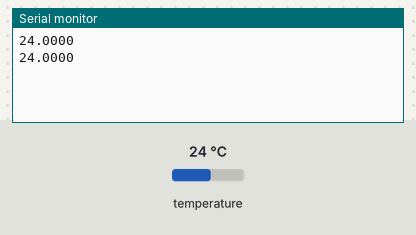
This sketch was run on a simulated Arduino Uno, built with avr-gcc and run on an emulated ATmega328P. Parts: the last lines printed to the serial monitor. The test bench sets the inputs (shaded band); at power-on: temperature 24 °C.

Above: at 1.8 s.
1.9 s: temperature set to 12 °C
At 2.8 s:
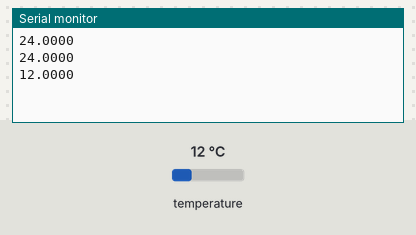
3.4 s: temperature set to 19 °C
At 4.6 s:
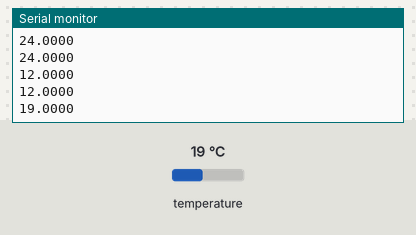
Timing chart, 0 to 6.4 s (numbered marks = the images above; inputs shaded):
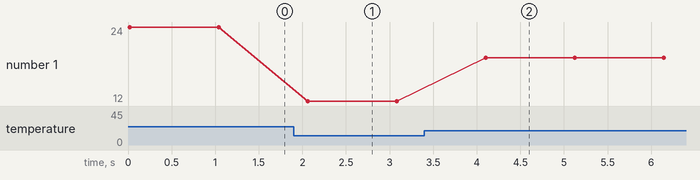

The sketch:

sketch_MCP9808.ino
```cpp
#include <Wire.h>
#include "Adafruit_MCP9808.h"

// Create the MCP9808 temperature sensor object
Adafruit_MCP9808 tempsensor = Adafruit_MCP9808();

void setup() {
  Serial.begin(9600);
  while (!Serial); //waits for serial terminal to be open, necessary in newer arduino boards.
  if (!tempsensor.begin(0x18)) {
    while (1);
  }

  tempsensor.setResolution(3); // sets the resolution mode of reading, the modes are defined in the table bellow:
  // Mode Resolution SampleTime
  //  0    0.5°C       30 ms
  //  1    0.25°C      65 ms
  //  2    0.125°C     130 ms
  //  3    0.0625°C    250 ms
  //Serial.print("ON\n");
}

void printCelsius() {
  tempsensor.wake();
  float c = tempsensor.readTempC();
  Serial.print(c, 4);
  Serial.print("\n");
  tempsensor.shutdown_wake(1);
}

void printFahrenheit() {
  tempsensor.wake();
  float f = tempsensor.readTempF();
  Serial.print(f, 4);
  Serial.print("\n");
  tempsensor.shutdown_wake(1);
}

void loop() {
  printCelsius();
  delay(1000);

  /*while (Serial.available() > 0) {
      int input = Serial.parseInt();
      if (Serial.read() == '\n') {
          if (input == 1) {
            printCelsius();
          }
          if (input == 2) {
            printFahrenheit();
          }
      }
  }*/
}
```

Measured:
- after the input at 1.9 s, the serial monitor: prints a new line after 0.16 s (image 1)
- after the input at 3.4 s, the serial monitor: prints a new line after 0.70 s (image 2)
- plotted number 1: 24 → 12 after the input at 1.9 s, 12 → 19 after the input at 3.4 s
